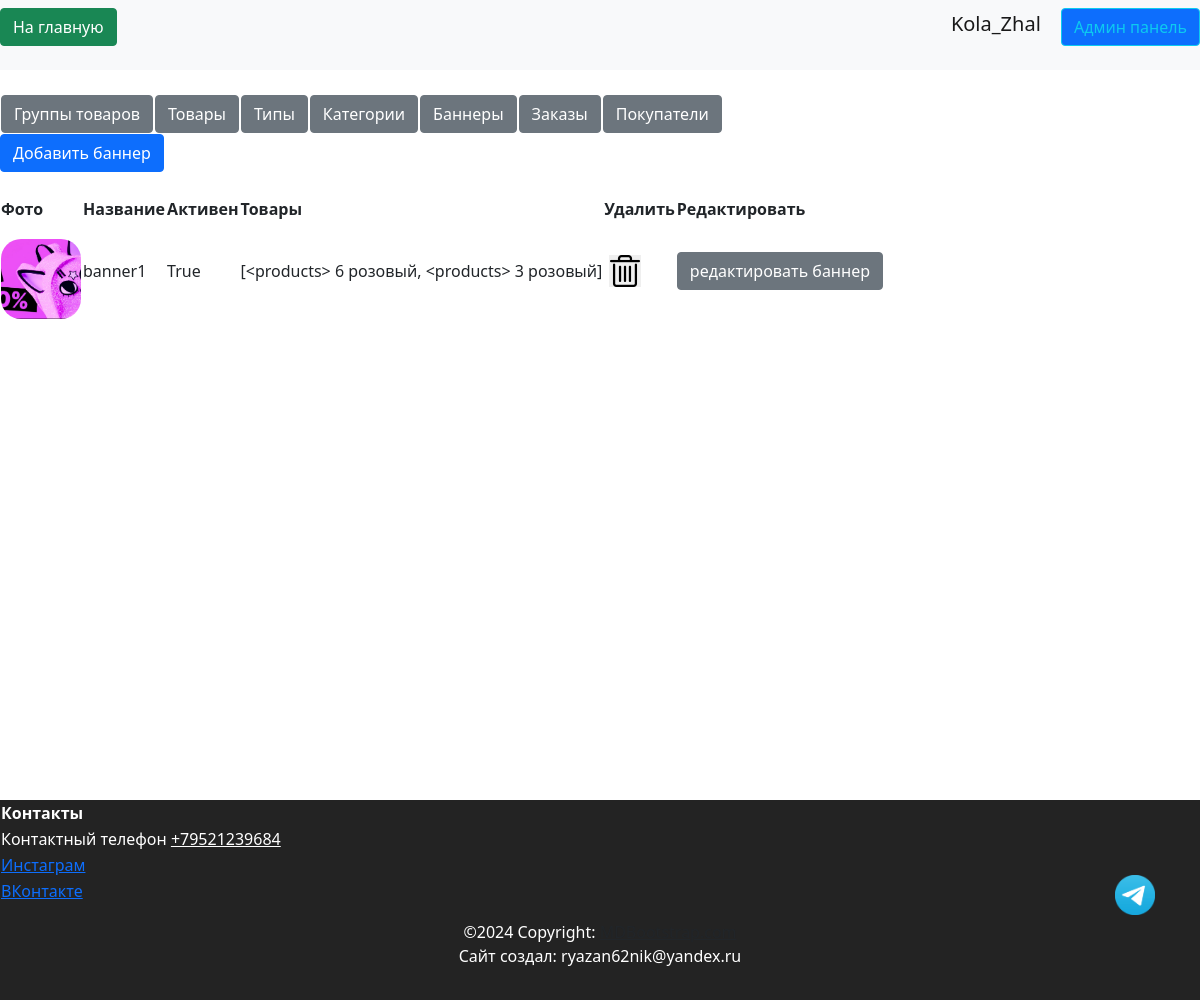
Before: /admin/banners (signed in) with the older database file.
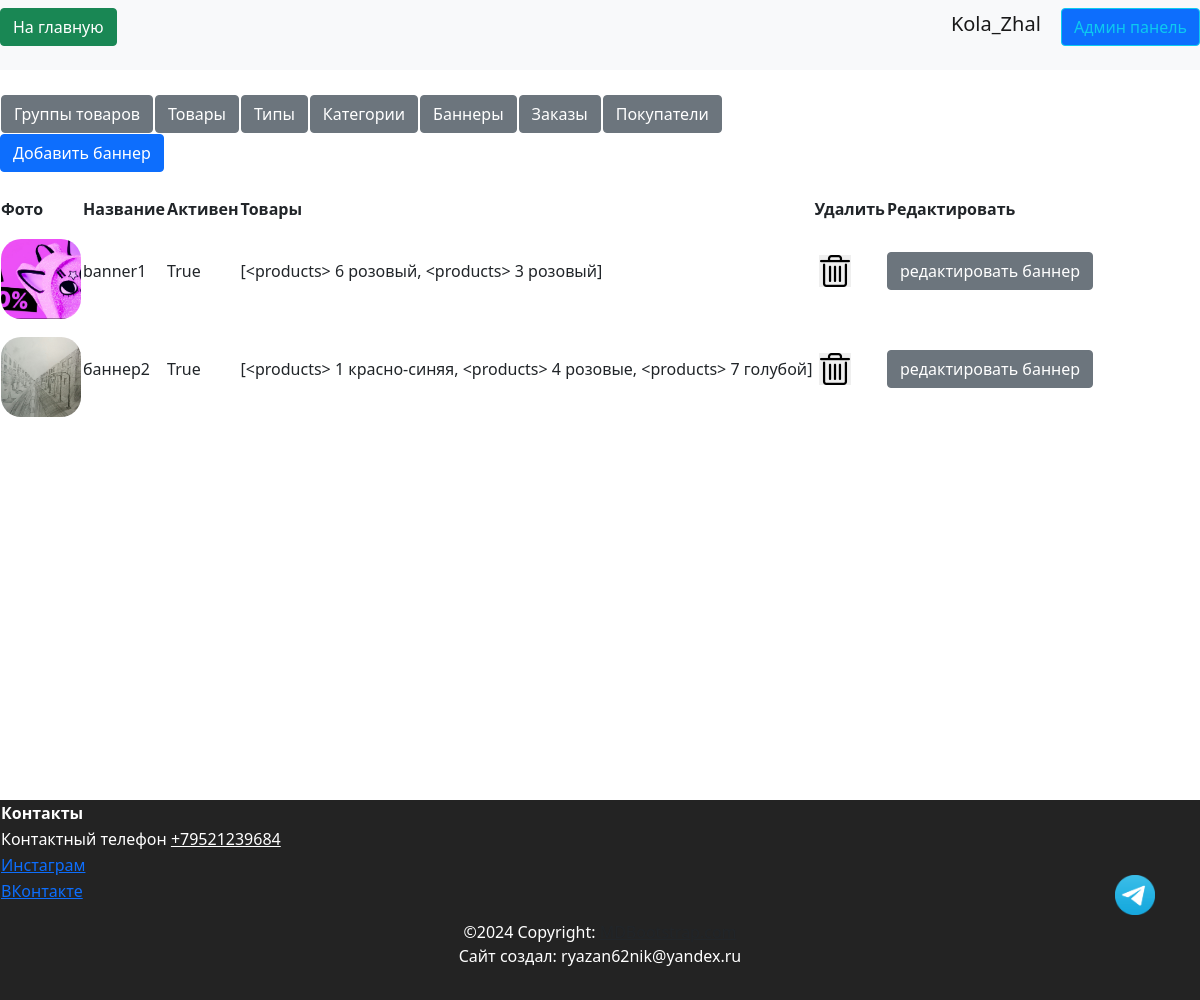
After: the same page with the newer database file.
### data/banners.py (models this page shows, shortened)
class Banners(SqlAlchemyBase):
    __tablename__ = 'banners'
    id = sqlalchemy.Column(sqlalchemy.Integer, primary_key=True,
                           autoincrement=True)
    title = sqlalchemy.Column(sqlalchemy.String, nullable=True)
    active = sqlalchemy.Column(sqlalchemy.Boolean, default=True)
    img = sqlalchemy.Column(sqlalchemy.String, default='0_0_0_none.jpg')
    products = orm.relationship("Products",
                                secondary="products_to_banners",
                                backref="banners")

### data/products.py (models this page shows, shortened)
class Products(SqlAlchemyBase, SerializerMixin):
    __tablename__ = 'products'
    id = sqlalchemy.Column(sqlalchemy.Integer,
                           primary_key=True, autoincrement=True)
    color = sqlalchemy.Column(sqlalchemy.String, nullable=True)
    sale = sqlalchemy.Column(sqlalchemy.Integer, nullable=True)
    cost = sqlalchemy.Column(sqlalchemy.Integer)
    remains = sqlalchemy.Column(sqlalchemy.Integer, nullable=True)
    img = sqlalchemy.Column(sqlalchemy.String, default='0_0_0_none.jpg')
    product_group_id = sqlalchemy.Column(sqlalchemy.Integer, sqlalchemy.ForeignKey("product_group.id"))
    product_group = orm.relationship('ProductGroup')
    category = orm.relationship("Category",
                                secondary="products_to_category",
                                backref="products")
    def __repr__(self):
        return f'<products> {self.id} {self.color}'

### server.py (the view)
@app.route('/admin/banners', methods=['GET', 'POST'])
@login_required
def admin_banners():
    if current_user.admin:
        db_sess = db_session.create_session()
        banners = db_sess.query(Banners).all()
        return render_template('pages/admin_banners.html', title='Админ панель',
                               banners=banners)
    else:
        return render_template('pages/no_rights.html')

### data/db_session.py (called while the page is built)
def create_session() -> Session:
    global __factory
    return __factory()

### server.py (called while the page is built)
@login_manager.user_loader
def load_user(user_id):
    db_sess = db_session.create_session()
    return db_sess.query(User).filter(User.id == user_id).first()

### templates/pages/admin_banners.html (shortened to what this page needs)
{% extends "pages/base_admin.html" %}
{% block admincontent %}
<div>
    {% if current_user.is_authenticated %}
    <a href="/admin/add-banner" class="btn btn-primary">Добавить баннер</a>
    {% endif %}
</div>
<br>
<div>
    <table>
        <tr>
            <th>Фото</th>
            <th>Название</th>
            <th>Активен</th>
            <th>Товары</th>
            <th>Удалить</th>
            <th>Редактировать</th>
        </tr>
        {% for banner in banners %}
        <tr>
            <td id="imgTd">
                {% if banner.img%}
                <img src="../static/img/banners/{{banner.img}}" class="admin-img-delete"
                     alt="404 картинка не нашлась(">
                {%else%}
                <img class="admin-img-delete" src="../static/img/banners/none.jpg"
                     alt="404 картинка не нашлась("/>
                {%endif%}
            </td>
            <td>{{ banner.title }}</td>
            <td>{{ banner.active }}</td>
            <td>{{ banner.products }}</td>
            <td>
                <button type="submit" onclick="show_me({{banner.id}}, 'banners');" class="delete-button">
                </button>
            </td>
            <td>
                <a href="/admin/edit-banner/{{banner.id}}" class="btn btn-secondary">редактировать баннер
                </a>
            </td>
        </tr>
        {% endfor %}
    </table>
</div>
{% endblock %}

Changed rows visible on the page:
added Banners: img (picture), title "баннер2", active "True", products "[<products> 1 красно-синяя, <products> 4 розовые, <products> 7 голубой]"
